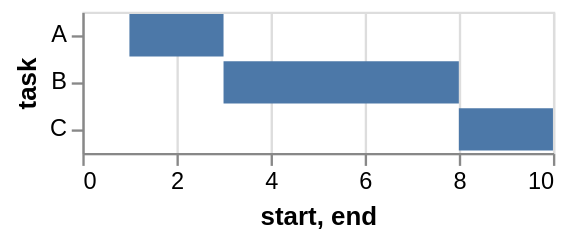

Vega-Lite specification for this chart:
### Vega specification from a JSON file in a GitHub repository (floating-point values rounded to 4 significant figures)
{"$schema": "https://vega.github.io/schema/vega/v5.json", "description": "A simple bar chart with ranged data (aka Gantt Chart).", "background": "white", "padding": 5, "width": 200, "style": "cell", "data": [{"name": "source_0", "values": [{"task": "A", "start": 1, "end": 3}, {"task": "B", "start": 3, "end": 8}, {"task": "C", "start": 8, "end": 10}]}, {"name": "data_0", "source": "source_0", "transform": [{"type": "filter", "expr": "isValid(datum[\"start\"]) && isFinite(+datum[\"start\"])"}]}], "signals": [{"name": "y_step", "value": 20}, {"name": "height", "update": "bandspace(domain('y').length, 0.1, 0.05) * y_step"}], "marks": [{"name": "marks", "type": "rect", "style": ["bar"], "from": {"data": "data_0"}, "encode": {"update": {"fill": {"value": "#4c78a8"}, "ariaRoleDescription": {"value": "bar"}, "description": {"signal": "\"start: \" + (format(datum[\"start\"], \"\")) + \"; task: \" + (isValid(datum[\"task\"]) ? datum[\"task\"] : \"\"+datum[\"task\"]) + \"; end: \" + (format(datum[\"end\"], \"\"))"}, "x": {"scale": "x", "field": "start"}, "x2": {"scale": "x", "field": "end"}, "yc": {"scale": "y", "field": "task", "band": 0.5}, "height": {"signal": "max(0.25, bandwidth('y'))"}}}}], "scales": [{"name": "x", "type": "linear", "domain": {"data": "data_0", "fields": ["start", "end"]}, "range": [0, {"signal": "width"}], "nice": true, "zero": true}, {"name": "y", "type": "band", "domain": {"data": "data_0", "field": "task", "sort": true}, "range": {"step": {"signal": "y_step"}}, "paddingInner": 0.1, "paddingOuter": 0.05}], "axes": [{"scale": "x", "orient": "bottom", "gridScale": "y", "grid": true, "tickCount": {"signal": "ceil(width/40)"}, "domain": false, "labels": false, "aria": false, "maxExtent": 0, "minExtent": 0, "ticks": false, "zindex": 0}, {"scale": "x", "orient": "bottom", "grid": false, "title": "start, end", "labelFlush": true, "labelOverlap": true, "tickCount": {"signal": "ceil(width/40)"}, "zindex": 0}, {"scale": "y", "orient": "left", "grid": false, "title": "task", "zindex": 0}]}
